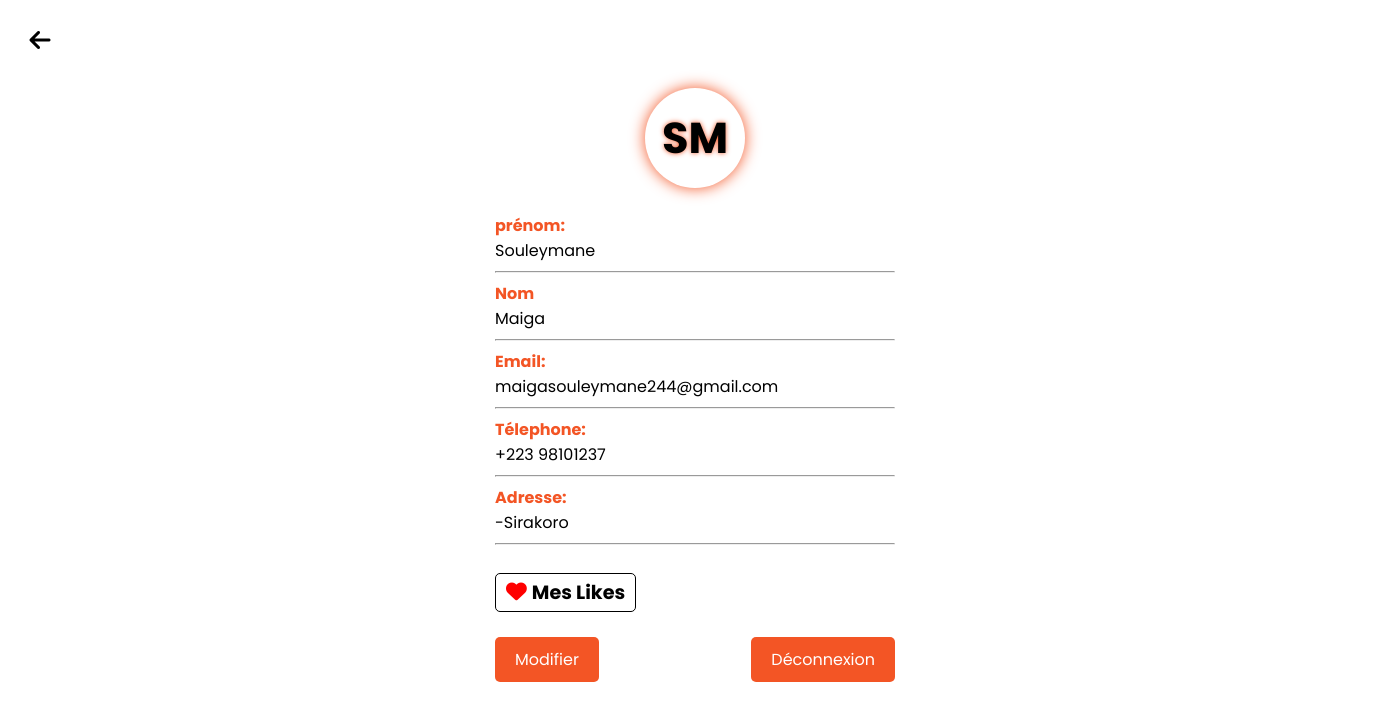
/Profil.php?IdU=8, run on the app's committed database.
### tables this page shows
CREATE TABLE `client` (
  `id` int(30) NOT NULL,
  `nom` varchar(255) NOT NULL,
  `prenom` varchar(255) NOT NULL,
  `email` varchar(255) NOT NULL,
  `mdp` varchar(100) NOT NULL,
  `telephone` varchar(30) NOT NULL,
  `adresse` varchar(100) NOT NULL,
  `role` varchar(50) NOT NULL DEFAULT 'user'
);

### Profil.php (the view, shortened to what this page needs)
<!DOCTYPE html>
<html lang="en">
<head>
    <link rel="stylesheet" href="fontAwesome/css/all.min.css">
    <link rel="stylesheet" href="style/Profil.css">
</head>
<body>
    <?php
        require "connexion.php";
        if (isset($_GET['IdU'])) {
            $ID = $_GET['IdU'];
        }
            $stmt = $bd->prepare("SELECT * FROM client WHERE id = :ID OR id = :ID2");
            $stmt->bindParam(':ID', $ID, PDO::PARAM_INT);
            $stmt->bindParam(':ID2', $ID2, PDO::PARAM_INT);
            $stmt->execute();
            while ($ligne = $stmt->fetch()) {
                $LettreP = substr($ligne['prenom'], 0, 1);
                $LettreN = substr($ligne['nom'], 0, 1);
        echo '
        <div class="contenaire">
            <a href="#" onclick="window.location.replace(document.referrer);">
            <span><i class="fa-solid fa-arrow-left"></i></span></a>
            <div class="block">
                <span>'.$LettreP.''.$LettreN.'</span><br>
                <strong>prénom:</strong><br>'.$ligne['prenom'].'<hr>
                <strong>Nom</strong><br>'.$ligne['nom'].'<hr>
                <strong>Email:</strong>  <br>'.$ligne['email'].'<hr>
                <strong>Télephone:</strong>  <br>+223 '.$ligne['telephone'].'<hr>
                <strong>Adresse:</strong>  <br>-'.$ligne['adresse'].' <hr>
                <strong></strong>  <br><a href=""><i class="fa-solid fa-heart"></i>Mes Likes</a>
                <div class="btn">
                    <a href="ModifierCompte.php?idm=' . $ligne['id'] . '">Modifier</a>
                    <a href="logout.php">Déconnexion</a>
                </div>
            </div>
        </div>';
        }
    ?>
</body>
</html>

### style/Profil.css (style rules this page uses)
body { width: 100%; height: 100%; margin: 0; padding: 0; border: 0; outline: 0; overflow: hidden; }
html, body { font-family: 'Poppins', sans-serif; -ms-text-size-adjust: 100%; -webkit-font-smoothing: antialiased; -moz-osx-font-smoothing: grayscale; }
.contenaire { position: absolute; width: 100%; height: 100%; background-color: rgba(255, 255, 255, 0.243); backdrop-filter: blur(10px); z-index: 2; display: flex; align-items: center; justify-content: center; }
.contenaire>a { position: absolute; top: 10px; left: 10px; display: flex; font-size: 1.5rem; align-items: center; justify-content: center; border-radius: 50%; width: 60px; height: 60px; background-color: white; color: black; }
.block { width: 400px; height: 95%; padding: 20px; }
.block span { display: flex; justify-content: center; align-items: center; width: 100px; height: 100px; margin:0px auto; border-radius: 50%; box-shadow:0px 0px 15px #f35525; font-size: 2.7rem; text-shadow: 0px 0px 5px #f35525; font-weight: bolder; }
.btn { width: 100%; display: flex; justify-content: space-between; margin-top: 30px; }
.btn a { padding: 10px 20px; background-color: #f35525; color: white; border-radius: 5px; text-decoration: none; }
.block strong { margin-bottom: 5px; color: #f35525; }
.block>a { font-weight: bolder; color: black; text-decoration: none; font-size: 1.2rem; border-radius: 5px; border: 1px solid black; padding: 5px 10px; }
.block>a i { color: red; margin-right: 5px; font-size: 1.3rem; }

### data on the page
client: prenom "S", nom "M", prenom "Souleymane", nom "Maiga", email "maigasouleymane244@gmail.com", telephone "98101237", adresse "Sirakoro"
